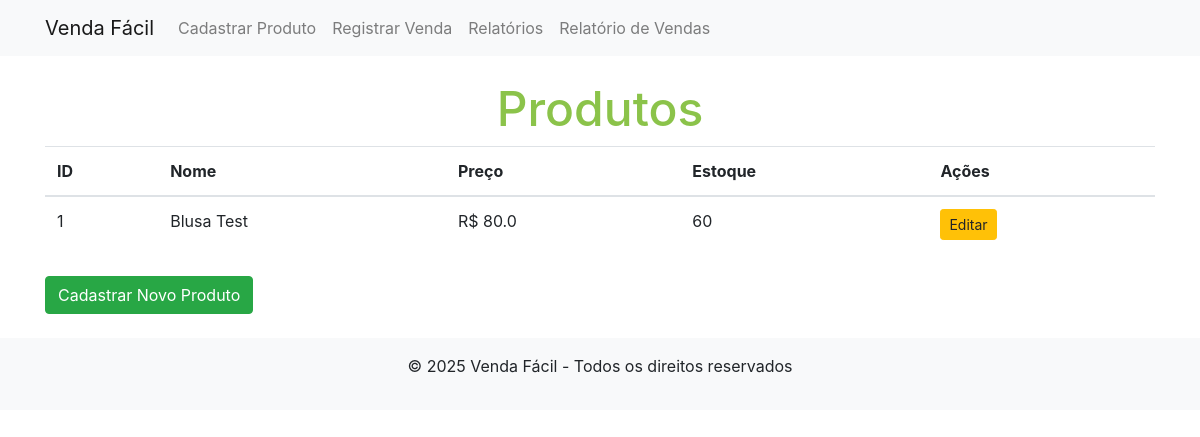
The page / on the database its author committed.
### app/models/product.py (models this page shows)
class Product(db.Model):
    id = db.Column(db.Integer, primary_key=True)
    name = db.Column(db.String(100), nullable=False)
    size = db.Column(db.String(100), nullable=False)
    color = db.Column(db.String(100), nullable=False)
    brand = db.Column(db.String(100), nullable=False)
    category = db.Column(db.String(100), nullable=False)
    description = db.Column(db.String(200))
    cost = db.Column(db.Float, nullable=False, default=0.0)
    price = db.Column(db.Float, nullable=False, default=0.0)
    stock = db.Column(db.Integer, nullable=False, default=0)
    created_at = db.Column(db.DateTime, default=datetime.datetime.utcnow)

### app/routes/main_routes.py (the view)
@main_routes.route("/")
def index():
    products = Product.query.all()
    return render_template("index.html", products=products)

### app/templates/index.html (shortened to what this page needs)
{% extends "base.html" %}
{% block content %}
<h1>Produtos</h1>
<table class="table">
  <thead>
    <tr>
      <th>ID</th>
      <th>Nome</th>
      <th>Preço</th>
      <th>Estoque</th>
      <th>Ações</th>
    </tr>
  </thead>
  <tbody>
    {% for product in products %}
      <tr>
        <td>{{ product.id }}</td>
        <td>{{ product.name }}</td>
        <td>R$ {{ product.price }}</td>
        <td>{{ product.stock }}</td>
        <td>
          <a
            class="btn btn-sm btn-warning"
            href="{{ url_for('product_routes.edit_product', product_id=product.id) }}"
          >
            Editar
          </a>
        </td>
      </tr>
    {% endfor %}
  </tbody>
</table>
<div class="mt-4">
  <a class="btn btn-success" href="{{ url_for('product_routes.new_product') }}">
    Cadastrar Novo Produto
  </a>
</div>
{% endblock %}

### app/templates/base.html (shortened to what this page needs)
<!doctype html>
<html lang="en">
  <head>
    <link
      rel="stylesheet"
      href="{{ url_for('static', filename='css/bootstrap.min.css') }}"
    />
    <link
      rel="stylesheet"
      href="{{ url_for('static', filename='css/styles.css') }}"
    />
  </head>
  <body>
    <nav class="navbar navbar-expand-lg navbar-light bg-light">
      <div class="container">
        <a class="navbar-brand" href="{{ url_for('main_routes.index') }}">
          Venda Fácil
        </a>
        <div class="collapse navbar-collapse">
          <ul class="navbar-nav ms-auto">
            <li class="nav-item">
              <a
                class="nav-link"
                href="{{ url_for('product_routes.new_product') }}"
              >
                Cadastrar Produto
              </a>
            </li>
            <li class="nav-item">
              <a class="nav-link" href="{{ url_for('sale_routes.new_sale') }}">
                Registrar Venda
              </a>
            </li>
            <li class="nav-item">
              <a class="nav-link" href="{{ url_for('report_routes.reports') }}">
                Relatórios
              </a>
            </li>
            <li class="nav-item">
              <a
                class="nav-link"
                href="{{ url_for('sale_routes.sales_summary') }}"
              >
                Relatório de Vendas
              </a>
            </li>
          </ul>
        </div>
      </div>
    </nav>
    <div class="container mt-4">
      {% block content %}
      {% endblock %}
    </div>
    <footer class="footer bg-light text-center py-3 mt-4">
      <div class="container">
        <p>&copy; 2025 Venda Fácil - Todos os direitos reservados</p>
      </div>
    </footer>
  </body>
</html>

### app/static/css/styles.css (style rules this page uses)
h1 { font-size: 48px; text-align: center; color: #8bc34a; }

### rows shown on the page
Product: id "1", name "Blusa Test", price "80.0", stock "60"
